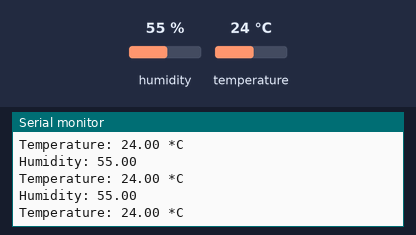
The sketch below on a simulated Arduino Uno, built with avr-gcc and run on an emulated ATmega328P. Parts: the last lines printed to the serial monitor. The inputs (shaded band) are chosen by the test bench; at power-on: humidity 55 %, temperature 24 °C.

Above: at 2.8 s.
2.9 s: humidity set to 22 %
At 4.8 s:
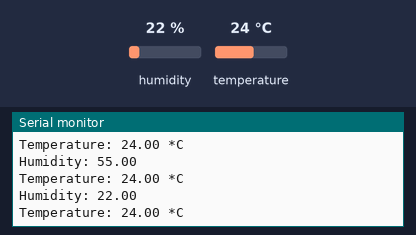
5.6 s: temperature set to 12 °C
At 6.8 s:
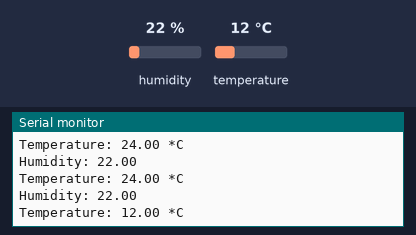
8.3 s: humidity set to 40 %
At 9.9 s:
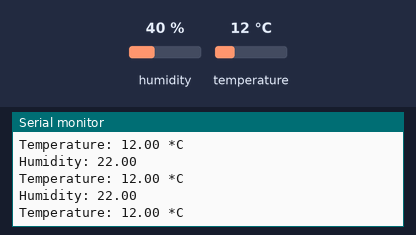
Timing chart, 0 to 11.4 s (numbered marks = the images above; inputs shaded):
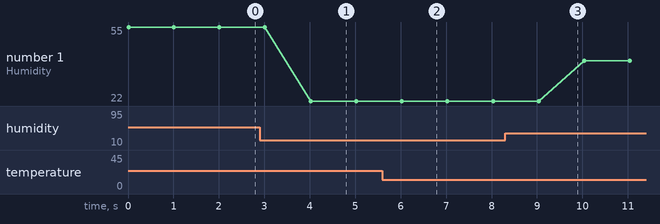

Measured:
- after the input at 2.9 s, the serial monitor: prints a new line after 1.1 s (image 1)
- after the input at 5.6 s, the serial monitor: prints a new line after 0.45 s (image 2)
- plotted number 1: 55 → 22 after the input at 2.9 s, 22 → 40 after the input at 8.3 s

The sketch:

DHTtester.ino
```cpp
#include "DHT.h"

#define DHTPIN 2
#define DHTTYPE DHT22

DHT dht(DHTPIN, DHTTYPE);

void setup() {
  Serial.begin(9600);
  Serial.println("DHTxx test!");

  dht.begin();
}

void loop() {
  float h = dht.readHumidity();
  float t = dht.readTemperature();
  if (isnan(h) || isnan(t) ) {
    Serial.println("Failed to read from DHT sensor!");
    return;
  }
  Serial.print("Humidity: ");
  Serial.println(h);
  Serial.print("Temperature: ");
  Serial.print(t);
  Serial.println(" *C ");
  delay(1000);
}
```
